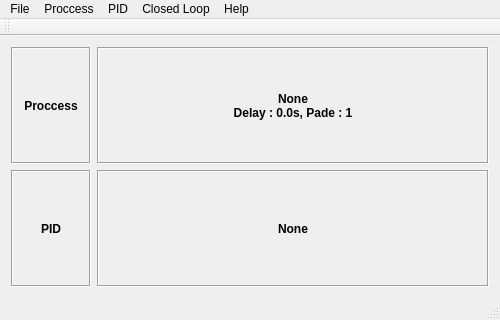
<?xml version="1.0" encoding="UTF-8"?>
<ui version="4.0">
 <class>MainWindow</class>
 <widget class="QMainWindow" name="MainWindow">
  <property name="geometry">
   <rect>
    <x>0</x>
    <y>0</y>
    <width>500</width>
    <height>320</height>
   </rect>
  </property>
  <property name="minimumSize">
   <size>
    <width>500</width>
    <height>320</height>
   </size>
  </property>
  <property name="maximumSize">
   <size>
    <width>700</width>
    <height>320</height>
   </size>
  </property>
  <property name="windowTitle">
   <string>PID Tune</string>
  </property>
  <property name="windowIcon">
   <iconset>
    <normaloff>:/img/Bus.png</normaloff>:/img/Bus.png</iconset>
  </property>
  <widget class="QWidget" name="centralWidget">
   <layout class="QVBoxLayout" name="verticalLayout">
    <item>
     <layout class="QGridLayout" name="gridLayoutSettings">
      <property name="sizeConstraint">
       <enum>QLayout::SetDefaultConstraint</enum>
      </property>
      <item row="1" column="0">
       <widget class="QLabel" name="lblPIDModel">
        <property name="sizePolicy">
         <sizepolicy hsizetype="Minimum" vsizetype="Preferred">
          <horstretch>0</horstretch>
          <verstretch>0</verstretch>
         </sizepolicy>
        </property>
        <property name="maximumSize">
         <size>
          <width>80</width>
          <height>16777215</height>
         </size>
        </property>
        <property name="font">
         <font>
          <weight>75</weight>
          <bold>true</bold>
         </font>
        </property>
        <property name="frameShape">
         <enum>QFrame::Box</enum>
        </property>
        <property name="frameShadow">
         <enum>QFrame::Sunken</enum>
        </property>
        <property name="text">
         <string>PID</string>
        </property>
        <property name="alignment">
         <set>Qt::AlignCenter</set>
        </property>
       </widget>
      </item>
      <item row="0" column="2">
       <widget class="QLabel" name="lblProccess">
        <property name="sizePolicy">
         <sizepolicy hsizetype="Preferred" vsizetype="Preferred">
          <horstretch>0</horstretch>
          <verstretch>0</verstretch>
         </sizepolicy>
        </property>
        <property name="minimumSize">
         <size>
          <width>0</width>
          <height>90</height>
         </size>
        </property>
        <property name="font">
         <font>
          <weight>75</weight>
          <bold>true</bold>
         </font>
        </property>
        <property name="frameShape">
         <enum>QFrame::Box</enum>
        </property>
        <property name="frameShadow">
         <enum>QFrame::Sunken</enum>
        </property>
        <property name="text">
         <string>None
Delay : 0.0s, Pade : 1</string>
        </property>
        <property name="alignment">
         <set>Qt::AlignCenter</set>
        </property>
       </widget>
      </item>
      <item row="1" column="2">
       <widget class="QLabel" name="lblPID">
        <property name="minimumSize">
         <size>
          <width>0</width>
          <height>50</height>
         </size>
        </property>
        <property name="font">
         <font>
          <weight>75</weight>
          <bold>true</bold>
         </font>
        </property>
        <property name="frameShape">
         <enum>QFrame::Box</enum>
        </property>
        <property name="frameShadow">
         <enum>QFrame::Sunken</enum>
        </property>
        <property name="text">
         <string>None</string>
        </property>
        <property name="alignment">
         <set>Qt::AlignCenter</set>
        </property>
       </widget>
      </item>
      <item row="0" column="0">
       <widget class="QLabel" name="lblProccessModel">
        <property name="sizePolicy">
         <sizepolicy hsizetype="Minimum" vsizetype="Preferred">
          <horstretch>0</horstretch>
          <verstretch>0</verstretch>
         </sizepolicy>
        </property>
        <property name="maximumSize">
         <size>
          <width>80</width>
          <height>16777215</height>
         </size>
        </property>
        <property name="font">
         <font>
          <weight>75</weight>
          <bold>true</bold>
         </font>
        </property>
        <property name="frameShape">
         <enum>QFrame::Box</enum>
        </property>
        <property name="frameShadow">
         <enum>QFrame::Sunken</enum>
        </property>
        <property name="text">
         <string>Proccess</string>
        </property>
        <property name="alignment">
         <set>Qt::AlignCenter</set>
        </property>
       </widget>
      </item>
     </layout>
    </item>
   </layout>
  </widget>
  <widget class="QMenuBar" name="menuBar">
   <property name="geometry">
    <rect>
     <x>0</x>
     <y>0</y>
     <width>500</width>
     <height>21</height>
    </rect>
   </property>
   <widget class="QMenu" name="menuFile">
    <property name="title">
     <string>File</string>
    </property>
    <addaction name="actionReset_Models"/>
    <addaction name="separator"/>
    <addaction name="actionExit"/>
   </widget>
   <widget class="QMenu" name="menuHelp">
    <property name="title">
     <string>Help</string>
    </property>
    <addaction name="actionAbout"/>
   </widget>
   <widget class="QMenu" name="menuModels">
    <property name="title">
     <string>Proccess</string>
    </property>
    <addaction name="actionProccessTF"/>
    <addaction name="separator"/>
    <addaction name="actionTime_Domain_Graph"/>
    <addaction name="actionFreq_Domain_Graph"/>
   </widget>
   <widget class="QMenu" name="menuPID">
    <property name="title">
     <string>PID</string>
    </property>
    <addaction name="actionPID_Controller"/>
    <addaction name="separator"/>
   </widget>
   <widget class="QMenu" name="menuClosed_Loop">
    <property name="title">
     <string>Closed Loop</string>
    </property>
    <addaction name="actionCLTime_Domain_Graph"/>
    <addaction name="actionCLFreq_Domain_Graph"/>
    <addaction name="actionCLNyquist_Graph"/>
   </widget>
   <addaction name="menuFile"/>
   <addaction name="menuModels"/>
   <addaction name="menuPID"/>
   <addaction name="menuClosed_Loop"/>
   <addaction name="menuHelp"/>
  </widget>
  <widget class="QToolBar" name="mainToolBar">
   <attribute name="toolBarArea">
    <enum>TopToolBarArea</enum>
   </attribute>
   <attribute name="toolBarBreak">
    <bool>false</bool>
   </attribute>
  </widget>
  <widget class="QStatusBar" name="statusBar"/>
  <action name="actionExit">
   <property name="icon">
    <iconset resource="icons/pyPIDTune.qrc">
     <normaloff>:/img/close16.png</normaloff>:/img/close16.png</iconset>
   </property>
   <property name="text">
    <string>Exit</string>
   </property>
   <property name="iconVisibleInMenu">
    <bool>true</bool>
   </property>
  </action>
  <action name="actionAbout">
   <property name="icon">
    <iconset resource="icons/pyPIDTune.qrc">
     <normaloff>:/img/info16.png</normaloff>:/img/info16.png</iconset>
   </property>
   <property name="text">
    <string>About...</string>
   </property>
   <property name="iconVisibleInMenu">
    <bool>true</bool>
   </property>
  </action>
  <action name="actionSettings">
   <property name="icon">
    <iconset resource="icons/pyPIDTune.qrc">
     <normaloff>:/img/options-16.png</normaloff>:/img/options-16.png</iconset>
   </property>
   <property name="text">
    <string>Settings...</string>
   </property>
   <property name="iconVisibleInMenu">
    <bool>true</bool>
   </property>
  </action>
  <action name="actionProccessTF">
   <property name="icon">
    <iconset>
     <normalon>:/img/text_superscript-16.png</normalon>
    </iconset>
   </property>
   <property name="text">
    <string>Transfer Function</string>
   </property>
   <property name="iconText">
    <string>Transfer Function</string>
   </property>
   <property name="toolTip">
    <string>Proccess Transfer Function</string>
   </property>
  </action>
  <action name="actionPID_Controller">
   <property name="icon">
    <iconset>
     <normalon>:/img/gcp-16.png</normalon>
    </iconset>
   </property>
   <property name="text">
    <string>PID Controller</string>
   </property>
  </action>
  <action name="actionReset_Models">
   <property name="icon">
    <iconset>
     <normalon>:/img/refresh-16.png</normalon>
    </iconset>
   </property>
   <property name="text">
    <string>Reset Models</string>
   </property>
  </action>
  <action name="actionTime_Domain_Graph">
   <property name="icon">
    <iconset resource="icons/pyPIDTune.qrc">
     <normaloff>:/img/chart_curve-16.png</normaloff>:/img/chart_curve-16.png</iconset>
   </property>
   <property name="text">
    <string>Time Domain Graphs</string>
   </property>
   <property name="toolTip">
    <string>Proccess Time Domain Graphs</string>
   </property>
  </action>
  <action name="actionFreq_Domain_Graph">
   <property name="icon">
    <iconset resource="icons/pyPIDTune.qrc">
     <normaloff>:/img/linechart-16.png</normaloff>:/img/linechart-16.png</iconset>
   </property>
   <property name="text">
    <string>Freq Domain Graphs</string>
   </property>
   <property name="toolTip">
    <string>Proccess Freq Domain Graphs</string>
   </property>
  </action>
  <action name="actionCLTime_Domain_Graph">
   <property name="icon">
    <iconset resource="icons/pyPIDTune.qrc">
     <normaloff>:/img/diagramm-16.png</normaloff>:/img/diagramm-16.png</iconset>
   </property>
   <property name="text">
    <string>Time Domain Graphs</string>
   </property>
   <property name="toolTip">
    <string>Closed Loop Time Domain Graphs</string>
   </property>
  </action>
  <action name="actionCLFreq_Domain_Graph">
   <property name="icon">
    <iconset resource="icons/pyPIDTune.qrc">
     <normaloff>:/img/vector-16.png</normaloff>:/img/vector-16.png</iconset>
   </property>
   <property name="text">
    <string>Freq Domain Graph</string>
   </property>
   <property name="toolTip">
    <string>Closed Loop Freq Domain Graph</string>
   </property>
  </action>
  <action name="actionCLNyquist_Graph">
   <property name="icon">
    <iconset resource="icons/pyPIDTune.qrc">
     <normaloff>:/img/centroid-16.png</normaloff>:/img/centroid-16.png</iconset>
   </property>
   <property name="text">
    <string>Nyquist Graph</string>
   </property>
  </action>
 </widget>
 <layoutdefault spacing="6" margin="11"/>
 <resources>
  <include location="icons/pyPIDTune.qrc"/>
 </resources>
 <connections>
  <connection>
   <sender>actionExit</sender>
   <signal>triggered()</signal>
   <receiver>MainWindow</receiver>
   <slot>close()</slot>
   <hints>
    <hint type="sourcelabel">
     <x>-1</x>
     <y>-1</y>
    </hint>
    <hint type="destinationlabel">
     <x>199</x>
     <y>149</y>
    </hint>
   </hints>
  </connection>
 </connections>
</ui>
